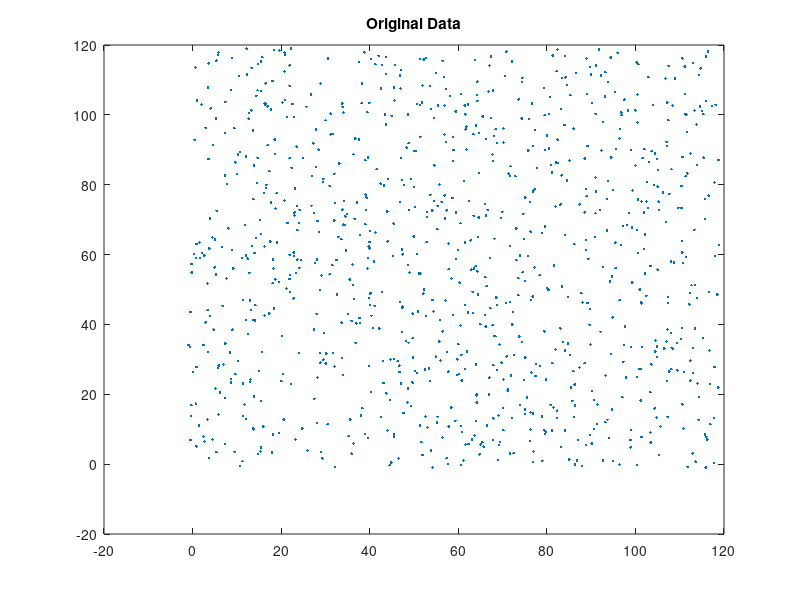

Write the MATLAB code that produced this figure. (Note: this script raises an error after producing the figure.)
% Test the PCA function

nsamples = 1000;
nsnps = 120; 

x = 0.11*randn(nsamples, nsnps); % x  = floor(x*4);x(x == 2) = 3; x=x'; % snps example
x(:,101) = 120*rand(nsamples,1)-1; 
x(:,102) = 120*rand(nsamples,1)-1;
%x(:,102) = 2*sqrt(1-x(:,101).^2) .* sign(randn(nsamples,1)); % 10*rand(nsamples,1);;

 
figure; 
plot(x(:,101), x(:,102), '.'); title('Original Data');

[V Y] = PachterPolytopeAnalysis(x', 1);

L = 2; % How many top components to take
figure; plot(Y(1,:), Y(2,:), '.'); title('First Components Projection');

